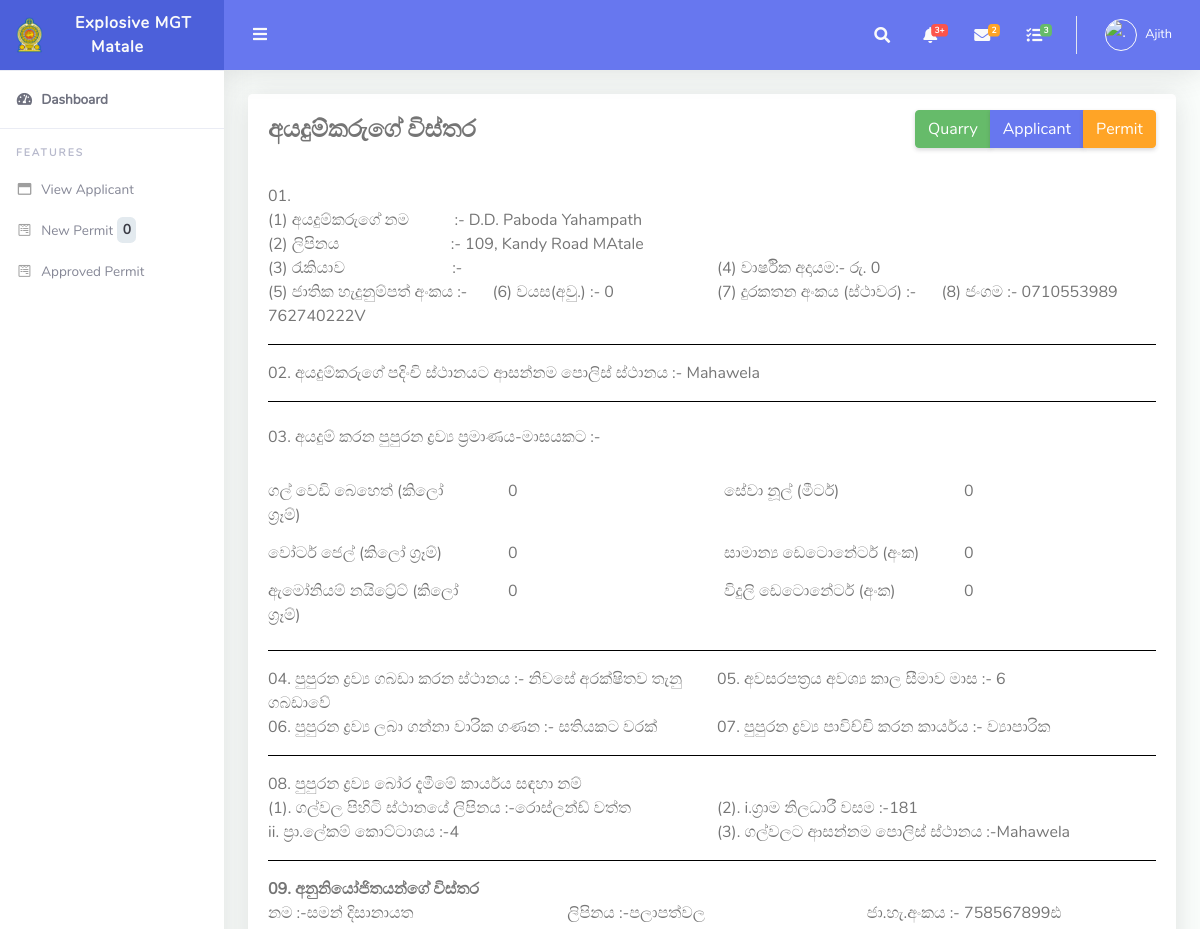
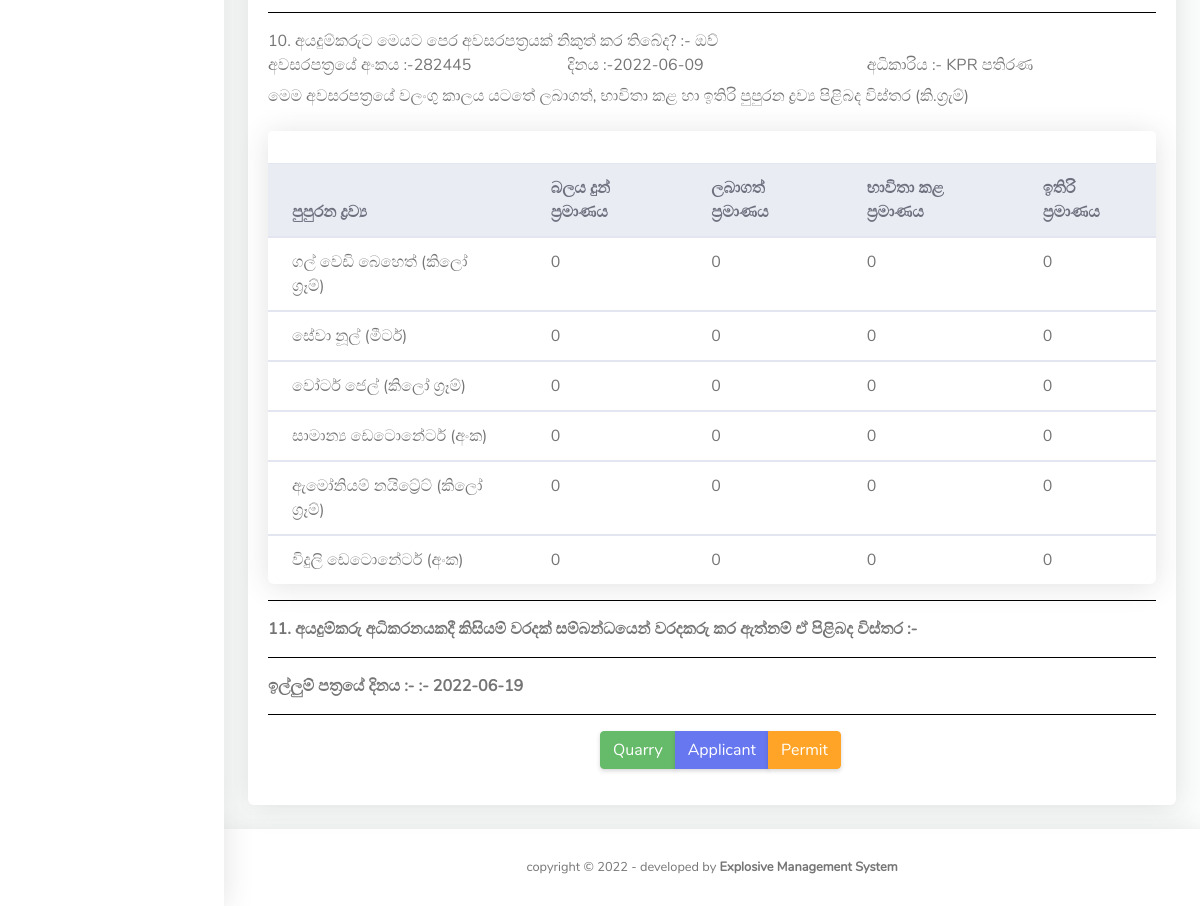
/users/ga/aplicant_view.php?id=83&pid=96 (signed in), run on the app's committed database (2 pictures, top to bottom).
### tables this page shows
CREATE TABLE `users` (
  `id` int(11) NOT NULL,
  `fname` varchar(255) DEFAULT NULL,
  `lname` varchar(255) DEFAULT NULL,
  `email` varchar(255) DEFAULT NULL,
  `password` varchar(300) DEFAULT NULL,
  `contactno` varchar(11) DEFAULT NULL,
  `role` varchar(50) NOT NULL,
  `file_name` varchar(500) NOT NULL,
  `uploaded_on` date DEFAULT NULL,
  `district` varchar(500) NOT NULL,
  `nic` varchar(20) DEFAULT NULL
);

CREATE TABLE `applicant` (
  `id` int(11) NOT NULL,
  `nic` varchar(15) NOT NULL,
  `fullname` varchar(75) NOT NULL,
  `addres` varchar(150) NOT NULL,
  `disignation` varchar(75) NOT NULL,
  `anualIncome` decimal(10,0) NOT NULL,
  `age` int(11) DEFAULT NULL,
  `police` varchar(25) NOT NULL,
  `date` timestamp NOT NULL DEFAULT current_timestamp() ON UPDATE current_timestamp(),
  `mobile1` varchar(10) DEFAULT NULL,
  `mobile2` varchar(10) DEFAULT NULL,
  `district` varchar(50) NOT NULL
);

CREATE TABLE `explosive` (
  `expid` int(11) NOT NULL,
  `perid` int(11) DEFAULT NULL,
  `expname` varchar(50) NOT NULL,
  `reqty` decimal(11,0) DEFAULT NULL,
  `authqty` decimal(11,0) DEFAULT NULL,
  `ga_authqty` int(11) NOT NULL,
  `udate` timestamp NOT NULL DEFAULT current_timestamp() ON UPDATE current_timestamp(),
  `aplicant_id` int(11) NOT NULL,
  `district` varchar(50) NOT NULL
);

CREATE TABLE `permit` (
  `perid` int(11) NOT NULL,
  `nic` varchar(15) NOT NULL,
  `pstore` varchar(100) NOT NULL,
  `permitdu` varchar(50) DEFAULT NULL,
  `Premiums` varchar(50) DEFAULT NULL,
  `task` varchar(40) NOT NULL,
  `quarryad` varchar(100) NOT NULL,
  `gnd` varchar(25) NOT NULL,
  `ds` varchar(25) NOT NULL,
  `police` varchar(25) NOT NULL,
  `offence` varchar(200) NOT NULL,
  `appdate` date NOT NULL,
  `stdate` timestamp NOT NULL DEFAULT current_timestamp() COMMENT 'saved date',
  `isread_exp` int(11) NOT NULL DEFAULT 0,
  `isread_ga` int(11) NOT NULL DEFAULT 0,
  `isread_ministry` int(11) NOT NULL DEFAULT 0,
  `expOffApprove` int(11) DEFAULT 0 COMMENT '0- new, 1- Approve, 2- not approve',
  `gaApprove` int(11) DEFAULT 0,
  `ministryApprove` int(11) DEFAULT 0,
  `stat` varchar(50) NOT NULL COMMENT 'Exp Off,GA, Ministry',
  `aplicant_id` int(11) DEFAULT NULL,
  `expno` varchar(25) NOT NULL,
  `price` int(50) NOT NULL,
  `oldrequest` varchar(10) NOT NULL,
  `oldreq_no` varchar(15) NOT NULL,
  `police_approve` varchar(10) NOT NULL,
  `old_coppies` varchar(10) NOT NULL,
  `stock_premiums` varchar(10) NOT NULL,
  `rules` varchar(300) NOT NULL,
  `other_facts` varchar(300) NOT NULL,
  `monthly_product` varchar(50) NOT NULL,
  `my_stat` varchar(10) NOT NULL,
  `c_approval_no` varchar(50) NOT NULL,
  `c_approval_date` date DEFAULT NULL,
  `quarryid` int(10) NOT NULL,
  `district` varchar(50) NOT NULL,
  `qtpremiums` varchar(50) NOT NULL,
  `expapp_date` date DEFAULT NULL,
  `min_file_no` varchar(25) NOT NULL
);

CREATE TABLE `agent` (
  `agid` int(11) NOT NULL,
  `perid` int(11) DEFAULT NULL,
  `agname` varchar(25) NOT NULL,
  `agadd` varchar(35) NOT NULL,
  `adnic` varchar(15) NOT NULL,
  `aplicant_id` int(11) NOT NULL,
  `district` varchar(50) NOT NULL
);

CREATE TABLE `oldpermit` (
  `id` int(11) NOT NULL,
  `perid` int(11) DEFAULT NULL,
  `nic` int(10) DEFAULT NULL,
  `oldpermit` varchar(5) NOT NULL,
  `lauthority` varchar(10) NOT NULL,
  `pno` varchar(50) NOT NULL,
  `pdate` date DEFAULT NULL,
  `expname` varchar(50) DEFAULT NULL,
  `authqty` decimal(11,0) DEFAULT NULL,
  `reqty` decimal(11,0) DEFAULT NULL,
  `usedqty` decimal(11,0) DEFAULT NULL,
  `remqty` decimal(11,0) DEFAULT NULL,
  `aplicant_id` int(11) NOT NULL,
  `district` varchar(50) NOT NULL
);

### users/ga/aplicant_view.php (the view, shortened to what the rows shown need)
<?php
require_once('../../include/config.php');
$id = $_GET['id'];
$pid = $_GET['pid'];
$q = $conn->query("SELECT * from applicant WHERE id = $id");
if($q !== false && $q->num_rows > 0){
while($row=$q->fetch_assoc()){
$name=$row['fullname'];
$add=$row['addres'];
$job=$row['disignation'];
$add=$row['addres'];
$anualIncome=$row['anualIncome'];
$age=$row['age'];
$police=$row['police'];
$mobile1=$row['mobile1'];
$mobile2=$row['mobile2'];
$nic=$row['nic'];
}
}
$q1 = $conn->query("SELECT * from permit WHERE perid = $pid");
if($q1 !== false && $q1->num_rows > 0){
while($row=$q1->fetch_assoc()){
$pstore=$row['pstore'];
$permitdu=$row['permitdu'];
$Premiums=$row['Premiums'];
$task=$row['task'];
$quarryad=$row['quarryad'];
$gnd=$row['gnd'];
$ds=$row['ds'];
$appdate=$row['appdate'];
}
}
$q1 = $conn->query("SELECT * from agent WHERE perid = $pid");
if($q1 !== false && $q1->num_rows > 0){
while($row=$q1->fetch_assoc()){
$agname=$row['agname'];
$agadd=$row['agadd'];
$adnic=$row['adnic'];
}
}
$queryb = $conn->query("SELECT * from oldpermit WHERE perid=$pid");
if($queryb !== false && $queryb->num_rows > 0){
while($row=$queryb->fetch_assoc()){
$oldpermit=$row["oldpermit"];
$lauthority=$row["lauthority"];
$pno=$row["pno"];
$pdate=$row["pdate"];
}
}
?>
<!DOCTYPE html>
<html lang="en">
<head>
  <link href="../../assets/vendor/fontawesome-free/css/all.min.css" rel="stylesheet" type="text/css">
  <link href="../../assets/vendor/bootstrap/css/bootstrap.min.css" rel="stylesheet" type="text/css">
  <link href="../../assets/css/ruang-admin.min.css" rel="stylesheet">
</head>
<body id="page-top">
  <div id="wrapper">
     <?php
   include 'include/sidebar.php';
   ?>
    <div id="content-wrapper" class="d-flex flex-column">
      <div id="content">
    <?php
		include 'include/header.php';
		?>
        <div class="container-fluid" id="container-wrapper">
              <div class="card mb-4">
                <div class="card-body">
                <form action="" name="aplicant" method="post" class="signin-form" enctype="multipart/form-data">
				  <div class="form-row">
                      <div class="col-md-12">(1) අයදුම්කරුගේ නම  &nbsp&nbsp&nbsp&nbsp&nbsp&nbsp&nbsp&nbsp&nbsp  :-   <?php echo  $name; ?></div>
                    </div>
					<div class="form-row">
                      <div class="col-md-12">(2) ලිපිනය  &nbsp&nbsp&nbsp&nbsp&nbsp&nbsp&nbsp&nbsp&nbsp&nbsp&nbsp&nbsp&nbsp&nbsp&nbsp&nbsp&nbsp&nbsp&nbsp&nbsp&nbsp&nbsp&nbsp&nbsp&nbsp :-   <?php echo  $add; ?></div>
                    </div>
                   <div class="form-row">
                      <div class="col-md-6">(3) රැකියාව&nbsp&nbsp&nbsp&nbsp&nbsp&nbsp&nbsp&nbsp&nbsp&nbsp&nbsp&nbsp&nbsp&nbsp&nbsp&nbsp&nbsp&nbsp&nbsp&nbsp&nbsp&nbsp&nbsp&nbsp&nbsp :-   <?php echo  $job; ?></div>
                    <div class="col-md-3">(4) වාර්ෂික අදායම:- රු. <?php echo  $anualIncome;?></div>
					</div>
                    <div class="form-row">
                     <div class="col-md-3">(5) ජාතික හැදුනුම්පත් අංකය :- <?php echo  $nic;?></div>
					 <div class="col-md-3">(6) වයස(අවු.) :- <?php echo  $age;?></div>
					 <div class="col-md-3">(7) දුරකතන අංකය (ස්ථාවර) :- <?php echo  $mobile1;?></div>
					 <div class="col-md-3">(8) ජංගම :- <?php echo  $mobile2;?></div>
                    </div>
					<div class="form-row">
                      <div class="col-md-12">02. අයදුම්කරුගේ පදිංචි ස්ථානයට ආසන්නම පොලිස් ස්ථානය :- <?php echo $police; ?></div>
                    </div>
                    <div class='form-group row'>
                    <?php
          $queryc = $conn->query("SELECT * from explosive WHERE perid=$pid");
          if($queryc !== false && $queryc->num_rows > 0){
          while($row=$queryc->fetch_assoc()){
          $expname=$row["expname"];
          $reqty=$row["reqty"];
			    echo	"
                <label for='inputPassword3' class='col-sm-3 col-form-label'>$expname</label>
                <div class='col-sm-3'>
                <label for='inputPassword3' class='col-sm-3 col-form-label'>$reqty</label>
                </div>
					      ";
          }
        }
        ?>
				 </div>
					<div class="form-row">
                      <div class="col-md-6">04. පුපුරන ද්‍රව්‍ය ගබඩා කරන ස්ථානය :-  <?php echo $pstore;?> </div>
                     <div class="col-md-6">05. අවසරපත්‍රය අවශ්‍ය කාල සීමාව මාස :-  <?php echo $permitdu;?> </div>
					</div>
					 <div class="form-row">
                      <div class="col-md-6">06. පුපුරන ද්‍රව්‍ය ලබා ගන්නා වාරික ගණන :-  <?php echo $Premiums;?> </div>
                     <div class="col-md-6">07. පුපුරන ද්‍රව්‍ය  පාවිච්චි  කරන කාර්යය :-  <?php echo $task;?> </div>
					</div>
				  <div class="form-row">
				  <div class="col-md-6">(1). ගල්වල පිහිටි ස්ථානයේ ලිපිනය :-<?php echo $quarryad; ?></div>
				  <div class="col-md-6">(2). i.ග්‍රාම නිලධාරී වසම  :-<?php echo $gnd; ?></div>
				  </div>
				  <div class="form-row">
				  <div class="col-md-6">ii. ප්‍රා.ලේකම් කොට්ටාශය  :-<?php echo $ds; ?></div>
				   <div class="col-md-6">(3). ගල්වලට ආසන්නම පොලිස් ස්ථානය :-<?php echo $police; ?></div>
				  </div>
					<div class="form-row">
				  <div class="col-md-4"> නම :-<?php echo $agname; ?></div>
				   <div class="col-md-4">ලිපිනය :-<?php echo $agadd; ?></div>
				   <div class="col-md-4">ජා.හැ.අංකය :- <?php echo $adnic ?></div>
				  </div>
				<div class="form-row">
				  <div class="col-md-12">10. අයදුම්කරුට මෙයට පෙර අවසරපත්‍රයක් නිකුත් කර තිබේද? :-  <?php echo $oldpermit;?></div>
				  </div>
					<div class="form-row">
				  <div class="col-md-4"> අවසරපත්‍රයේ අංකය :-<?php echo $pno; ?></div>
				   <div class="col-md-4">දිනය :-<?php echo $pdate; ?></div>
				   <div class="col-md-4">අධිකාරිය :- <?php echo $lauthority ?></div>
				  </div>
            <div class="card">
                     <div class="table-responsive">
                       <table class="table align-items-center table-flush">
                         <thead class="thead-light">
                           <tr>
                             <th>පුපුරන ද්‍රව්‍ය</th>
                             <th>බලය දුන් ප්‍රමාණය</th>
                             <th>ලබාගත් ප්‍රමාණය</th>
                             <th>භාවිතා කළ ප්‍රමාණය</th>
                             <th>ඉතිරි ප්‍රමාණය</th>
                           </tr>
                         </thead>
          <?php
          $l = $conn->query("SELECT * from oldpermit WHERE perid=$pid");
          if($l !== false && $l->num_rows > 0){
          while($row=$l->fetch_assoc()){
            $expn=$row["expname"];
            $auth=$row["authqty"];
            $req=$row["reqty"];
            $used=$row["usedqty"];
            $rem=$row["remqty"];
echo " <tbody>
     <tr>
       <td> $expn</a></td>
       <td> $auth</a></td>
       <td> $req</a></td>
       <td> $used</a></td>
       <td> $rem</a></td>
     </tr>
   </tbody>";
}
}
?>
</table>
</div>
</div>
		<div class="form-row">
				  <div class="col-md-12"><b>ඉල්ලුම් පත්‍රයේ දිනය :- :- <?php echo $appdate;?></b></div>
				  </div>
                  </form>
                </div>
              </div>
        </div>
      </div>
    </div>
  </div>
</body>
</html>

### users/ga/include/sidebar.php (shortened to what the rows shown need)
<?php
  $uid =  $_SESSION["id"] ;
  $k = $conn->query("SELECT * from users  WHERE id = $uid ");
  if($k !== false && $k->num_rows > 0){
  while($row=$k->fetch_assoc()){
  $d=$row["district"];
    }
  }
?>
<ul class="navbar-nav sidebar sidebar-light accordion" id="accordionSidebar">
      <a class="sidebar-brand d-flex align-items-center justify-content-center" href="index.php">
        <marquee behavior="alternate" scrolldelay="400"><div class="sidebar-brand-text mx-3">Explosive MGT <?php echo $d; ?></div></marquee>
      </a>
<?php
$uid =  $_SESSION["id"] ;
$us = $conn->query("SELECT * from users  WHERE id = $uid ");
if($us !== false && $us->num_rows > 0){
while($row=$us->fetch_assoc()){
$dis=$row["district"];
}
}
$sql="SELECT * FROM permit WHERE expOffApprove='1' AND district='$dis'";
if ($result=mysqli_query($conn,$sql))
  {
  $rowcount=mysqli_num_rows($result);
  printf(" %d\n",$rowcount);
  }
?></span>
    </ul>

### users/ga/include/header.php (shortened to what the rows shown need)
<?php
      $uid =  $_SESSION["id"] ;
 $query5 = $conn->query("SELECT * from users  WHERE id = $uid ");
if($query5 !== false && $query5->num_rows > 0){
  while($row=$query5->fetch_assoc()){
  $imageURL='../../assets/img/logo/'.$row["file_name"];
  $role=$row["fname"];
  }
}
?>
<nav class="navbar navbar-expand navbar-light bg-navbar topbar mb-4 static-top">
          <ul class="navbar-nav ml-auto">
            <li class="nav-item dropdown no-arrow">
              <a class="nav-link dropdown-toggle" href="#" id="userDropdown" role="button" data-toggle="dropdown"
                aria-haspopup="true" aria-expanded="false">
              <?php  echo "<img class='img-profile rounded-circle' id='scream' width='50' height='50'src='$imageURL' alt='.'>"; ?>
                <span class="ml-2 d-none d-lg-inline text-white small"><?php echo $role; ?></span>
              </a>
            </li>
          </ul>
        </nav>

### data on the page
users: district "Matale", fname "Ajith"
applicant: fullname "D.D. Paboda Yahampath", addres "109, Kandy Road MAtale", anualIncome "0", nic "762740222V", age "0", mobile2 "0710553989", police "Mahawela"
explosive: expname "ගල් වෙඩි බෙහෙත් (කිලෝ ග්‍රෑම්)", reqty "0"
explosive: expname "සේවා නූල් (මීටර්)", reqty "0"
explosive: expname "වෝටර් ජෙල් (කිලෝ ග්‍රෑම්)", reqty "0"
explosive: expname "සාමාන්‍ය ඩෙටොනේටර් (අංක)", reqty "0"
explosive: expname "ඇමෝනියම් නයිට්‍රේට් (කිලෝ ග්‍රෑම්)", reqty "0"
explosive: expname "විදුලි ඩෙටොනේටර් (අංක)", reqty "0"
permit: pstore "නිවසේ අරක්ෂිතව තැනු ගබඩාවේ", permitdu "6", Premiums "සතියකට වරක්", task "ව්‍යාපාරික", quarryad "රොස්ලන්ඩ් වත්ත", gnd "181", ds "4", appdate "2022-06-19"
agent: agname "සමන් දිසානායත", agadd "පලාපත්වල", adnic "758567899ඪ"
oldpermit: oldpermit "ඔව්", pno "282445", pdate "2022-06-09", lauthority "KPR පතිරණ", expname "විදුලි ඩෙටොනේටර් (අංක)", authqty "0", reqty "0", usedqty "0", remqty "0"
oldpermit: expname "ගල් වෙඩි බෙහෙත් (කිලෝ ග්‍රෑම්)", authqty "0", reqty "0", usedqty "0", remqty "0"
oldpermit: expname "සේවා නූල් (මීටර්)", authqty "0", reqty "0", usedqty "0", remqty "0"
oldpermit: expname "වෝටර් ජෙල් (කිලෝ ග්‍රෑම්)", authqty "0", reqty "0", usedqty "0", remqty "0"
oldpermit: expname "සාමාන්‍ය ඩෙටොනේටර් (අංක)", authqty "0", reqty "0", usedqty "0", remqty "0"
oldpermit: expname "ඇමෝනියම් නයිට්‍රේට් (කිලෝ ග්‍රෑම්)", authqty "0", reqty "0", usedqty "0", remqty "0"

### other printed values
$rowcount "0"
